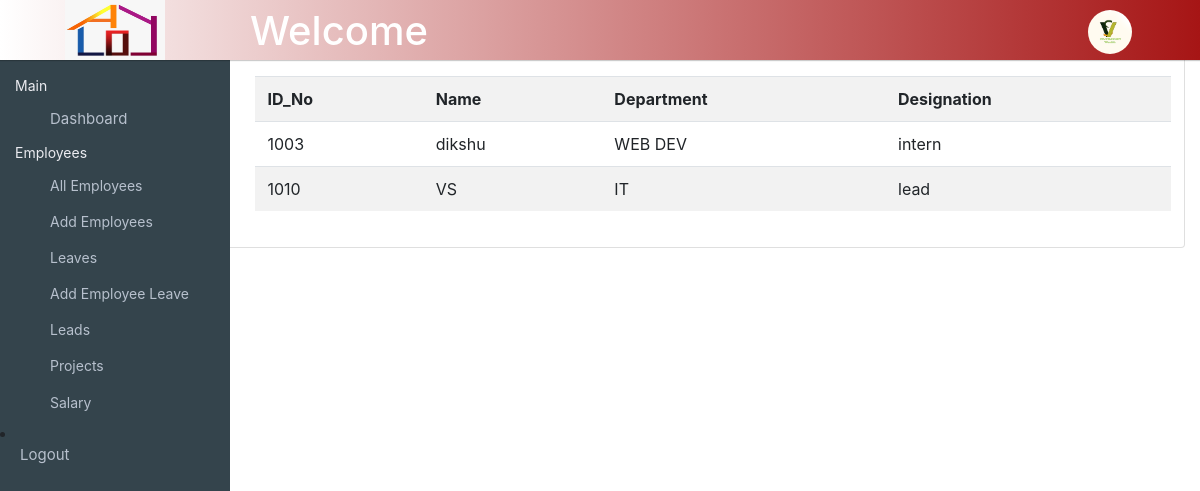
/leads.php (signed in), run on the app's committed database.
### tables this page shows
CREATE TABLE `employee` (
  `id` int(5) NOT NULL,
  `name` varchar(200) NOT NULL,
  `Em_id` int(6) NOT NULL,
  `joining_date` date NOT NULL,
  `depatment` varchar(100) NOT NULL,
  `designation` varchar(100) NOT NULL,
  `lead` varchar(20) NOT NULL,
  `username` varchar(200) NOT NULL,
  `password` varchar(200) NOT NULL,
  `email` varchar(100) NOT NULL
);

### leads.php (the view, shortened to what this page needs)
<?php
include "header.php";
include "top-left-menu.php";
?>
<!DOCTYPE html>
<html lang="en">
<head>
    <link rel="stylesheet" href="css/style3.css">
</head>
<body>
    <div class="breadcrumbs">
        <div class="col-sm-4">
            <div class="page-header float-left">
                <div class="page-title">
                    <h1>Employee Details </h1>
                </div>
            </div>
        </div>
    </div>
    <div class="content mt-3">
        <div class="animated fadeIn">
            <div class="row">
                <div class="col-lg-12">
                    <div class="card">
                        <h1 style="font-size:large;"> Leads </h1>
                        <div class="card-body">
                            <table class="table table-striped custom-table datatable" style="width: 95%;">
                                <tr>
                                    <th>ID_No</th>
                                    <th>Name</th>
                                    <th>Department</th>
                                    <th>Designation</th>
                                </tr>
                                <?php
                                $res = mysqli_query($link, "select id,name,depatment,designation from employee where lead='YES' || lead = 'Yes' || lead='yes' order by id asc");
                                while ($row = mysqli_fetch_array($res)) {
                                    echo "<tr>";
                                    echo "<td>";
                                    echo $row["id"];
                                    echo "</td>";
                                    echo "<td>";
                                    echo $row["name"];
                                    echo "</td>";
                                    echo "<td>";
                                    echo $row["depatment"];
                                    echo "</td>";
                                    echo "<td>";
                                    echo $row["designation"];
                                    echo "</td>";
                                    echo "</tr>";
                                }
                                ?>
                            </table>
                        </div>
                    </div>
                </div>
            </div>
        </div>
    </div>
</body>
</html>

### css/style.css (style rules this page uses)
html, body { max-width: 100%; }

### css/style3.css (style rules this page uses)
.row table { padding: 60px; margin-top: 1%; margin-left: 55px; width: 80%; }
.page-title h1 { margin-top: 50px; align-self: center; text-align: center; font-size: large; font-weight: 600; }

### data on the page
employee: id "1003", name "dikshu", depatment "WEB DEV", designation "intern"
employee: id "1010", name "VS", depatment "IT", designation "lead"
